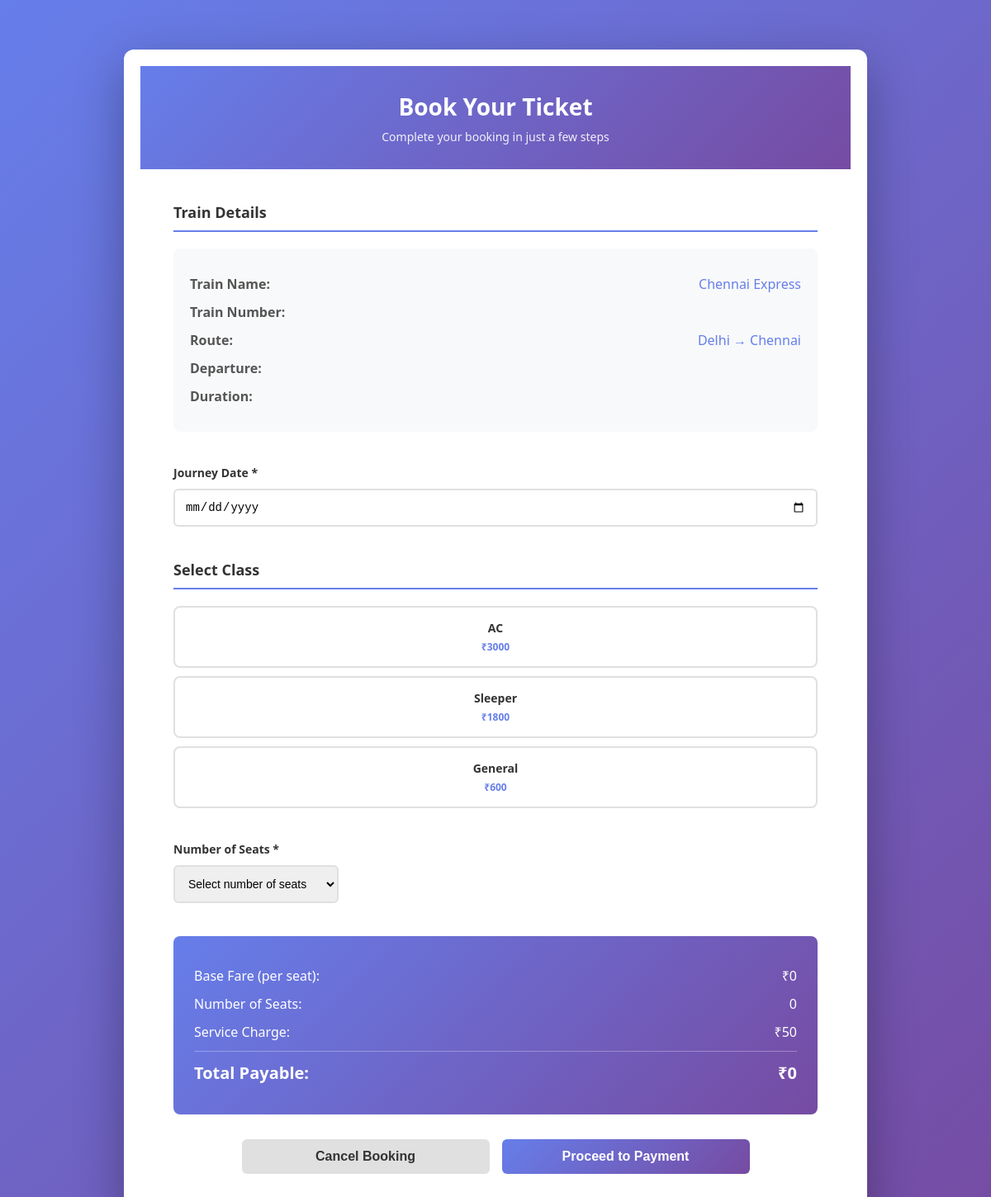
Screenshot of /book/3 (signed in) with the database file from the repository.
### models.py (models this page shows)
class Train(db.Model):
    __tablename__ = "trains"
    id = db.Column(db.Integer, primary_key=True)
    train_no = db.Column(db.String(20), unique=True, nullable=False)
    name = db.Column(db.String(150), nullable=False)
    source = db.Column(db.String(100), nullable=False)
    destination = db.Column(db.String(100), nullable=False)
    route = db.Column(db.Text)  # JSON or CSV of stops+times
    total_seats = db.Column(db.Integer, default=0)
    classes_json = db.Column(db.JSON)
    fare_json = db.Column(db.JSON)
    schedule_json = db.Column(db.JSON)
    created_at = db.Column(db.DateTime, default=datetime.utcnow)

### app.py (the view, shortened to what this page needs)
@app.route('/book/<int:train_id>', methods=['GET', 'POST'])
@login_required
def book_ticket(train_id):
	t = Train.query.get_or_404(train_id)
	return render_template('book.html', train=t)

### app.py (called while the page is built)
@login_manager.user_loader
def load_user(user_id):
	return User.query.get(int(user_id))

### templates/book.html (shortened to what this page needs)
<!DOCTYPE html>
<html lang="en">
<head>
    <link rel="stylesheet" href="/style.css">
</head>
<body>
    <div class="container">
        <div class="header">
            <h1>Book Your Ticket</h1>
            <p>Complete your booking in just a few steps</p>
        </div>
        <div class="content">
            <div class="section">
                <div class="section-title">Train Details</div>
                <div class="train-details">
                    <div class="detail-row">
                        <span class="detail-label">Train Name:</span>
                        <span class="detail-value">{{ train.name }}</span>
                    </div>
                    <div class="detail-row">
                        <span class="detail-label">Train Number:</span>
                    </div>
                    <div class="detail-row">
                        <span class="detail-label">Route:</span>
                        <span class="detail-value">{{ train.source }} → {{ train.destination }}</span>
                    </div>
                    <div class="detail-row">
                        <span class="detail-label">Departure:</span>
                    </div>
                    <div class="detail-row">
                        <span class="detail-label">Duration:</span>
                    </div>
                </div>
            </div>
            <form method="POST" id="bookingForm">
                <div class="section">
                    <div class="form-group">
                        <label for="journey_date">Journey Date *</label>
                        <input type="date" id="journey_date" name="journey_date" required>
                    </div>
                </div>
                <div class="section">
                    <div class="section-title">Select Class</div>
                    <div id="classContainer"></div>
                </div>
                <div class="section">
                    <div class="form-group seat-count">
                        <label for="seats">Number of Seats *</label>
                        <select id="seats" name="seats" required>
                            <option value="">Select number of seats</option>
                        </select>
                    </div>
                </div>
                <div class="price-summary">
                    <div class="summary-row">
                        <span>Base Fare (per seat):</span>
                        <span id="baseFare">₹0</span>
                    </div>
                    <div class="summary-row">
                        <span>Number of Seats:</span>
                        <span id="seatCount">0</span>
                    </div>
                    <div class="summary-row">
                        <span>Service Charge:</span>
                        <span id="serviceCharge">₹50</span>
                    </div>
                    <div class="summary-row total">
                        <span>Total Payable:</span>
                        <span id="totalPrice">₹0</span>
                    </div>
                </div>
                <div class="buttons">
                    <button type="button" class="btn-cancel" onclick="history.back()">Cancel Booking</button>
                    <button type="submit" class="btn-proceed">Proceed to Payment</button>
                </div>
            </form>
        </div>
    </div>
</body>
</html>

### static/style.css (style rules this page uses)
:root { --primary:#667eea; --accent:#764ba2; --muted:#6b7280; --bg:#f5f7fb; --card:#ffffff; }
* { box-sizing:border-box }
body { font-family:Inter, ui-sans-serif, system-ui, -apple-system, 'Segoe UI', Roboto, 'Helvetica Neue', Arial; background:var(--bg); color:#0f172a; margin:0 }
.container { max-width:1200px;margin:28px auto;padding:20px }
h1,h2,h3 { margin:0 0 10px 0 }

### templates/book.html (style rules this page uses)
* { margin: 0; padding: 0; box-sizing: border-box; }
body { font-family: 'Segoe UI', Tahoma, Geneva, Verdana, sans-serif; background: linear-gradient(135deg, #667eea 0%, #764ba2 100%); min-height: 100vh; padding: 20px; }
.container { max-width: 900px; margin: 40px auto; background: white; border-radius: 12px; box-shadow: 0 20px 60px rgba(0, 0, 0, 0.3); overflow: hidden; }
.header { background: linear-gradient(135deg, #667eea 0%, #764ba2 100%); color: white; padding: 30px; text-align: center; }
.header h1 { font-size: 28px; margin-bottom: 8px; }
.header p { font-size: 14px; opacity: 0.9; }
.content { padding: 40px; }
.section { margin-bottom: 40px; }
.section-title { font-size: 18px; font-weight: 600; color: #333; margin-bottom: 20px; border-bottom: 2px solid #667eea; padding-bottom: 10px; }
.train-details { background: #f8f9fa; padding: 20px; border-radius: 8px; margin-bottom: 20px; }
.detail-row { display: flex; justify-content: space-between; margin: 12px 0; }
.detail-label { font-weight: 600; color: #555; }
.detail-value { color: #667eea; font-weight: 500; }
.form-group { margin-bottom: 25px; }
label { display: block; font-weight: 600; color: #333; margin-bottom: 10px; font-size: 14px; }
input[type="date"], select { width: 100%; padding: 12px; border: 2px solid #e0e0e0; border-radius: 6px; font-size: 14px; transition: border-color 0.3s; }
.seat-count { max-width: 200px; }
.price-summary { background: linear-gradient(135deg, #667eea 0%, #764ba2 100%); color: white; padding: 25px; border-radius: 8px; margin: 30px 0; }
.summary-row { display: flex; justify-content: space-between; margin: 12px 0; font-size: 16px; }
.summary-row.total { border-top: 1px solid rgba(255, 255, 255, 0.3); padding-top: 12px; margin-top: 12px; font-size: 20px; font-weight: 600; }
.buttons { display: flex; gap: 15px; justify-content: center; margin-top: 30px; }
button { padding: 12px 30px; font-size: 16px; border: none; border-radius: 6px; cursor: pointer; font-weight: 600; transition: all 0.3s; }
.btn-proceed { background: linear-gradient(135deg, #667eea 0%, #764ba2 100%); color: white; flex: 1; max-width: 300px; }
.btn-cancel { background: #e0e0e0; color: #333; flex: 1; max-width: 300px; }

### rows the page displays
Train: name "Chennai Express", source "Delhi", destination "Chennai"
